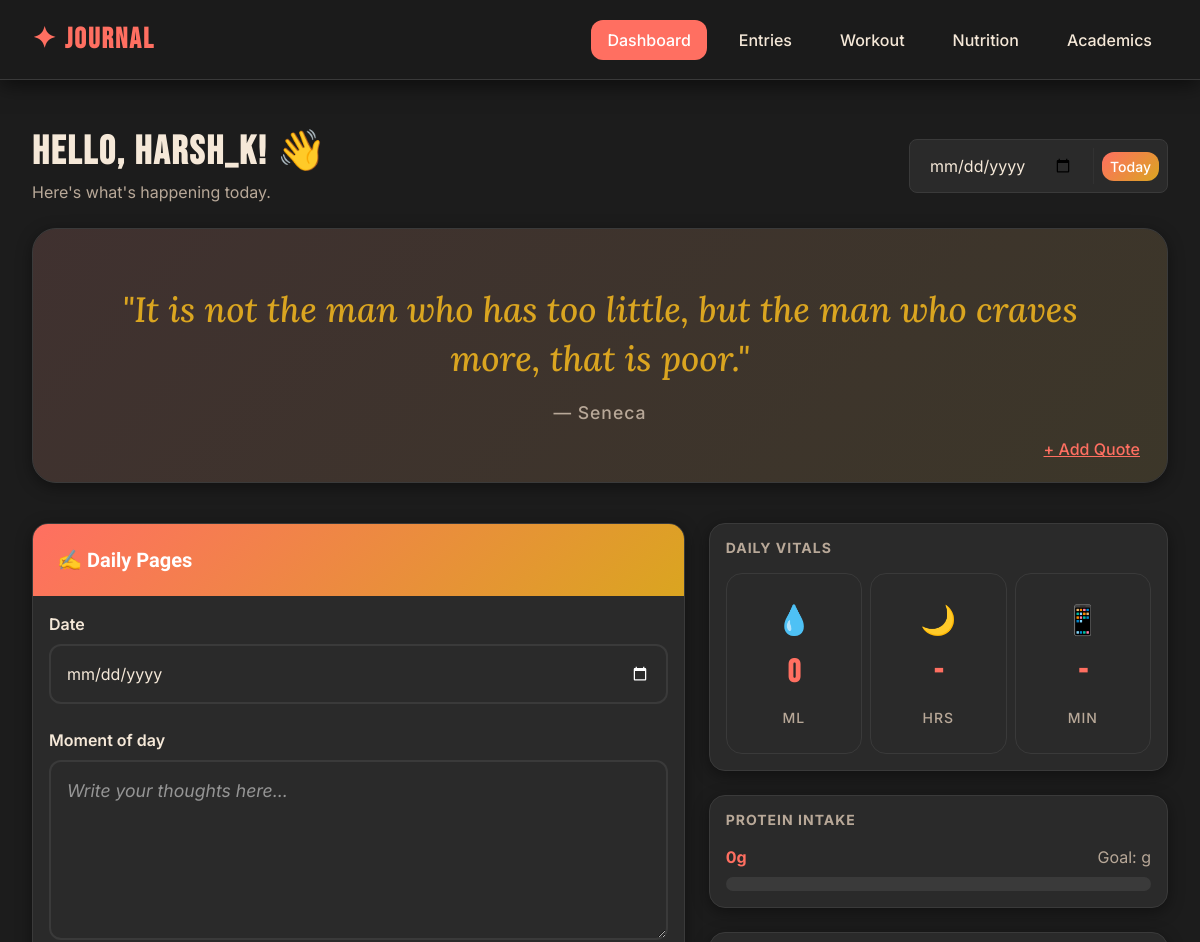
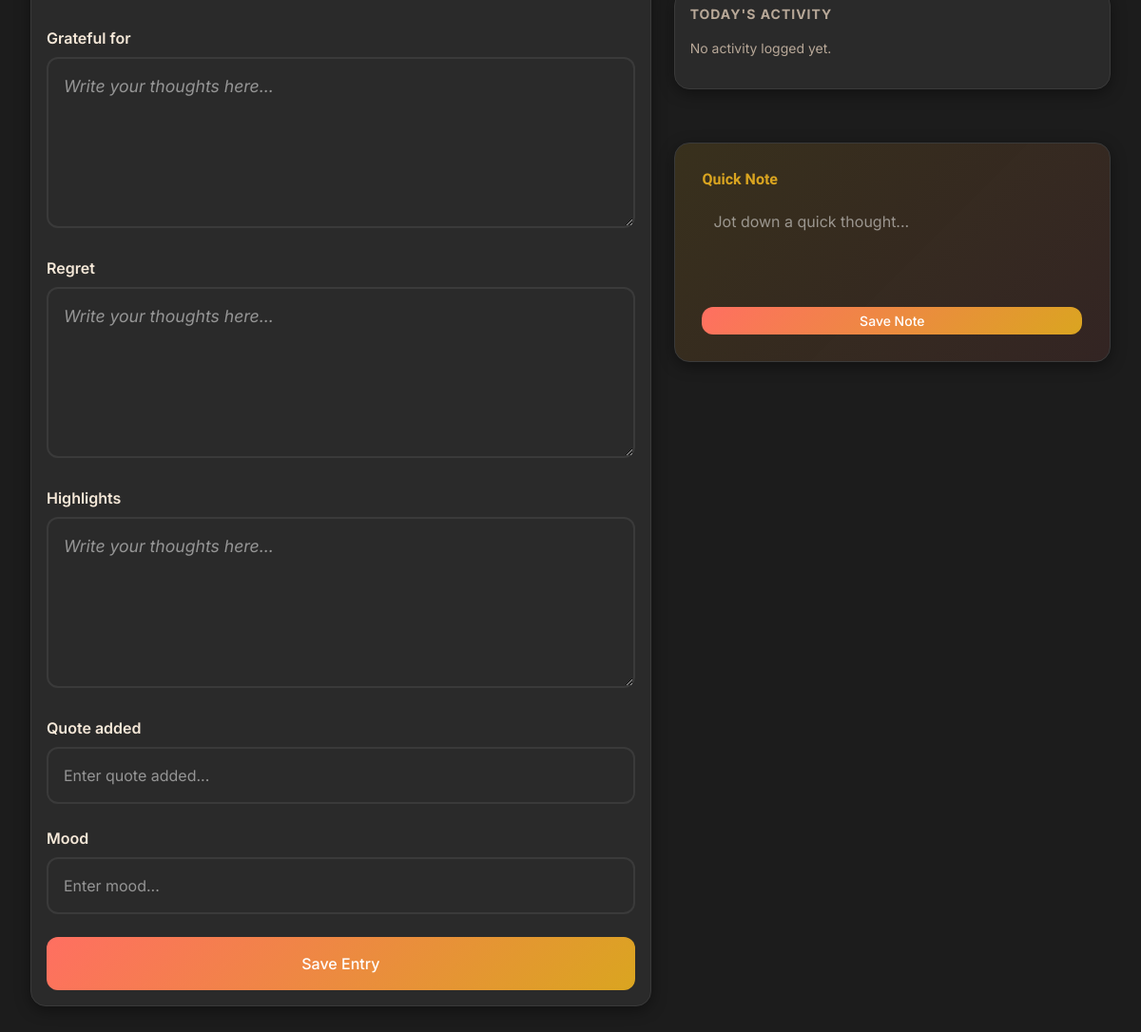
The app's page / (signed in) with its own data (2 pictures, top to bottom).
### core/models.py (models this page shows, shortened)
class Quote(models.Model):
    text = models.TextField(unique=True)
    author = models.CharField(max_length=150, blank=True)
    source_url = models.URLField(blank=True)
    added_by = models.ForeignKey(User, null=True, blank=True, on_delete=models.SET_NULL)
    added_at = models.DateTimeField(auto_now_add=True)
    approved = models.BooleanField(default=True)
    class Meta:
        ordering = ['-added_at']

class JournalEntry(models.Model):
    user = models.ForeignKey(User, on_delete=models.CASCADE, related_name='journal_entries')
    date = models.DateField()
    morning_note = models.TextField(blank=True)
    evening_note = models.TextField(blank=True)
    moment_of_day = models.TextField(blank=True)
    grateful_for = models.TextField(blank=True)
    regret = models.TextField(blank=True)
    highlights = models.TextField(blank=True)
    quote_added = models.ForeignKey(Quote, null=True, blank=True, on_delete=models.SET_NULL)
    mood = models.CharField(max_length=60, blank=True)
    tags = models.ManyToManyField(Tag, blank=True)
    created_at = models.DateTimeField(auto_now_add=True)
    class Meta:
        unique_together = ('user', 'date')
        ordering = ['-date']

### core/views.py (the view, shortened to what this page needs)
# urls.py: path('', views.home_dashboard, name='home'),
@login_required
def home_dashboard(request):
    q_date = request.GET.get('date')
    if q_date:
        try:
            selected_date = timezone.datetime.strptime(q_date, '%Y-%m-%d').date()
        except Exception:
            selected_date = _date.today()
    else:
        selected_date = _date.today()
    user = request.user
    quote = None
    quote = Quote.objects.filter(approved=True).order_by('?').first()
    try:
        qlog, created = QuoteDisplayLog.objects.get_or_create(date=selected_date, defaults={'quote': quote})
        if not created and qlog.quote != quote and quote is not None:
            qlog.quote = quote
            qlog.save()
    except Exception:
        pass
    journal, _ = JournalEntry.objects.get_or_create(user=user, date=selected_date)
    daily_metrics = DailyMetrics.objects.filter(user=user, date=selected_date).first()
    workouts = WorkoutSession.objects.filter(user=user, date=selected_date).order_by('-start_time')
    diet_entries = DietEntry.objects.filter(user=user, date=selected_date).order_by('-time')
    studies = StudySession.objects.filter(user=user, date=selected_date)
    total_protein = 0.0
    for d in diet_entries:
        total_protein += d.total_protein() or 0.0
    context = {
        'selected_date': selected_date,
        'quote': quote,
        'journal': journal,
        'daily_metrics': daily_metrics,
        'workouts': workouts,
        'diet_entries': diet_entries,
        'studies': studies,
        'total_protein': round(total_protein, 2),
        'journal_form': JournalEntryForm(instance=journal),
        'quicknote_form': QuickNoteForm(),
        'quote_form': QuoteForm(),
    }
    return render(request, 'core/home.html', context)

### core/forms.py
class JournalEntryForm(forms.ModelForm):
    class Meta:
        model = JournalEntry
        fields = [
            'date', 'moment_of_day', 'grateful_for', 'regret',
            'highlights', 'quote_added', 'mood'
        ]
        widgets = {
            'date': DateInput(attrs={'type': 'date'}),
            'moment_of_day': forms.Textarea(attrs={'rows': 2}),
            'grateful_for': forms.Textarea(attrs={'rows': 2}),
            'regret': forms.Textarea(attrs={'rows': 2}),
            'highlights': forms.Textarea(attrs={'rows': 2}),
        }

class QuickNoteForm(forms.ModelForm):
    class Meta:
        model = QuickNote
        fields = ['content', 'category']
        widgets = {
            'content': forms.Textarea(attrs={'rows': 2, 'placeholder': 'Quick idea / todo...'})
        }

### core/templates/core/home.html (shortened to what this page needs)
{% extends 'base.html' %}
{% load static %}
{% block content %}
<div class="d-flex flex-column flex-md-row justify-content-between align-items-center mb-4 gap-3">
  <div>
    <h1 class="mb-1 fw-bold">Hello, {{ request.user.username|default:"Journaler" }}! 👋</h1>
    <p class="text-muted mb-0" style="font-family: 'Inter', sans-serif;">Here's what's happening today.</p>
  </div>
  <div class="date-control-wrapper d-flex align-items-center p-2 rounded-3 border">
    <form method="get" action="" class="d-flex align-items-center m-0">
      <input type="date" name="date" value="{{ selected_date }}" class="form-control border-0 bg-transparent" onchange="this.form.submit()">
    </form>
    <a href="{% url 'core:daily_report_today' %}" class="btn btn-sm text-white btn-gradient">Today</a>
  </div>
</div>
<div class="quote-hero" id="quoteHeroSection">
  <div class="quote-content text-center">
    {% if quote %}
      <div class="quote-text">"{{ quote.text }}"</div>
      <div class="quote-author">— {{ quote.author|default:"Unknown" }}</div>
    {% else %}
      <div class="quote-text">"What you do today can improve all your tomorrows."</div>
      <div class="quote-author">— Ralph Marston</div>
    {% endif %}
  </div>
  <button type="button" class="btn btn-link add-quote-btn" onclick="toggleQuoteForm()">
    + Add Quote
  </button>
</div>
<div class="row g-4 align-items-stretch">
  <div class="col-lg-7">
    <div class="card journal-card">
      <div class="journal-header">
        <h5>✍️ Daily Pages</h5>
      </div>
      <div class="card-body d-flex flex-column">
        <form method="post" class="d-flex flex-column h-100">
          {% for field in journal_form %}
          <div class="journal-input-group">
            <label>{{ field.label }}</label>
            {% if field.name == 'entry' or field.widget_type == 'textarea' %}
              <textarea name="{{ field.name }}" class="fancy-input" placeholder="Write your thoughts here...">{{ field.value|default:'' }}</textarea>
            {% else %}
              <input type="{{ field.field.widget.input_type }}" name="{{ field.name }}" class="regular-input" value="{{ field.value|default:'' }}" placeholder="Enter {{ field.label|lower }}...">
            {% endif %}
          </div>
          {% endfor %}
          <button class="btn text-white mt-auto py-3 btn-gradient">Save Entry</button>
        </form>
      </div>
    </div>
  </div>
  <div class="col-lg-5">
    <div class="d-flex flex-column gap-4 h-100">
      <div class="card p-3">
        <h6 class="text-muted fw-bold text-uppercase small mb-3">Daily Vitals</h6>
        <div class="row g-2">
          <div class="col-4">
            <div class="metric-mini-card">
              <span class="fs-4">💧</span>
              <div class="metric-value">{{ daily_metrics.water_ml|default:"0" }}</div>
              <small class="text-muted">ml</small>
            </div>
          </div>
          <div class="col-4">
            <div class="metric-mini-card">
              <span class="fs-4">🌙</span>
              <div class="metric-value">{{ daily_metrics.sleep_hours|default:"-" }}</div>
              <small class="text-muted">hrs</small>
            </div>
          </div>
          <div class="col-4">
            <div class="metric-mini-card">
              <span class="fs-4">📱</span>
              <div class="metric-value">{{ daily_metrics.screen_time_minutes|default:"-" }}</div>
              <small class="text-muted">min</small>
            </div>
          </div>
        </div>
      </div>
      <div class="card p-3">
        <h6 class="text-muted fw-bold text-uppercase small mb-3">Protein Intake</h6>
        <div class="mb-2 d-flex justify-content-between">
          <span class="fw-bold" style="color: var(--accent-coral);">{{ protein_today|default:"0" }}g</span>
          <span class="text-muted">Goal: {{ protein_goal }}g</span>
        </div>
        <div class="progress progress-custom">
        </div>
      </div>
      <div class="card p-3">
        <h6 class="text-muted fw-bold text-uppercase small mb-3">Today's Activity</h6>
        {% if activities %}
          {% for a in activities %}
          <div class="activity-item">
            <div class="activity-icon">{{ a.icon }}</div>
            <div class="ms-3">
              <strong>{{ a.title }}</strong>
              <div class="text-muted small">{{ a.time }}</div>
            </div>
          </div>
          {% endfor %}
        {% else %}
          <p class="text-muted small">No activity logged yet.</p>
        {% endif %}
      </div>
      <div class="sticky-note">
        <h6 class="fw-bold">Quick Note</h6>
        <form method="post">
          <textarea name="note" class="form-control mt-2" style="height: 100px;" placeholder="Jot down a quick thought...">{{ quick_note|default:"" }}</textarea>
          <button class="btn btn-sm w-100 mt-2 text-white btn-gradient">Save Note</button>
        </form>
      </div>
    </div>
  </div>
</div>
{% endblock %}

### core/templates/base.html (style rules this page uses)
:root { --bg-body: #1C1C1C; --bg-navbar: rgba(28, 28, 28, 0.95); --card-bg: #2A2A2A; --text-main: #F5E8D8; --text-muted: #B8A898; --text-quote: #DAA520; --border-color: #3A3A3A; --accent-coral: #FF6F61; --accent-golden: #DAA520; --hover-color: #FF4500; --shadow-navbar: 0 4px 20px rgba(0,0,0,0.6); --shadow-card: 0 4px 16px rgba(0,0,0,0.4); --accent-soft: rgba(255, 111, 97, 0.15); }
body { background: var(--bg-body); font-family: 'Inter', sans-serif; color: var(--text-main); padding-top: 80px; min-height: 100vh; }
h1 { font-family: 'Bebas Neue', sans-serif; font-weight: bold; color: var(--text-main); text-transform: uppercase; letter-spacing: 2px; }
p, span, li, label, input, textarea, td, th { font-family: 'Inter', sans-serif; color: var(--text-main); }
.card { background: var(--card-bg) !important; border-color: var(--border-color) !important; box-shadow: var(--shadow-card); border-radius: 16px; }
.btn { font-family: 'Inter', sans-serif; font-weight: 500; border-radius: 12px; transition: all 0.3s ease; }
.form-control, .form-select { background: var(--card-bg); border: 2px solid var(--border-color); color: var(--text-main); border-radius: 10px; }
.form-control::placeholder { color: var(--text-muted); }

### records on screen
Quote: text "It is not the man who has too little, but the man who craves more, that is poor.", author "Seneca"

### other values on screen
{{ request.user.username|default:"Journaler" }} "HARSH_K"
{{ field.label }} "Date" "Moment of day" "Grateful for" "Regret" "Highlights" "Quote added" "Mood"
{{ daily_metrics.water_ml|default:"0" }} "0"
{{ daily_metrics.sleep_hours|default:"-" }} "-"
{{ daily_metrics.screen_time_minutes|default:"-" }} "-"
{{ protein_today|default:"0" }} "0"
